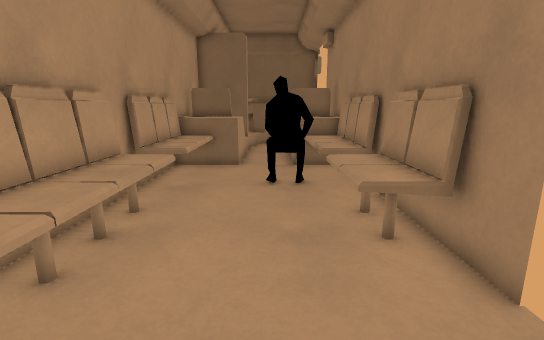
view 1 (above)

12 first-person views from a walk through a 3-D level made in the Godot game engine. The camera is 1.4 m above the floor, tilts 12° down and sees 85° across. The floor is counted in squares, 0.5 m on a side. Each view is taken from the middle of a square. On the plan, view 1 faces up. The plan holds only what a view shows up to about 20 squares ahead; the rest is blank. The place goes on beyond the plan.

view 2
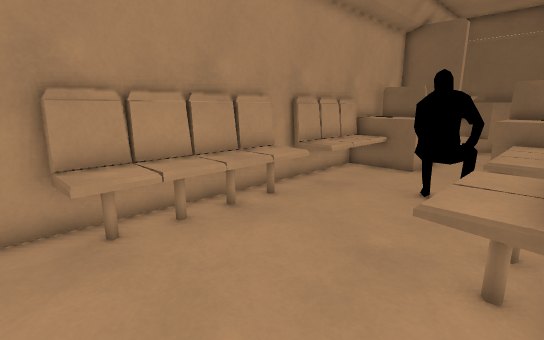

view 3
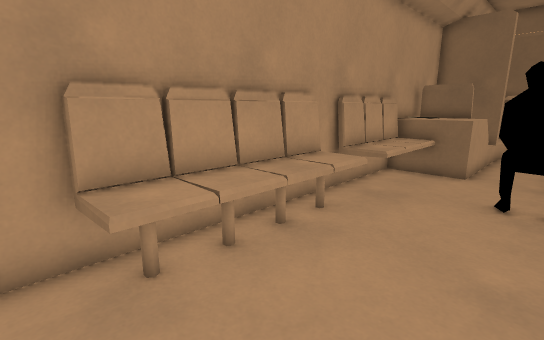

view 4
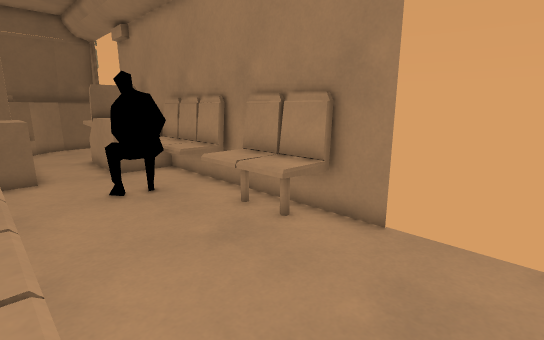

view 5
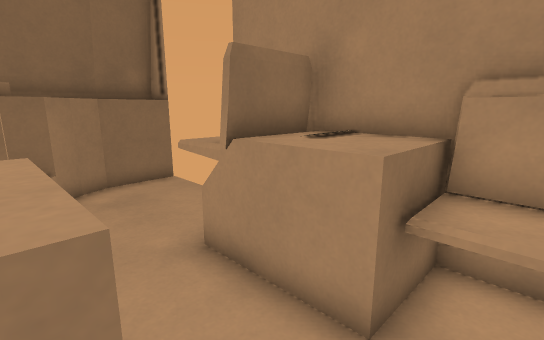

view 6
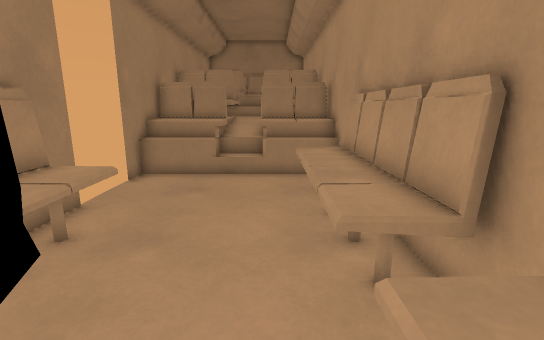

view 7
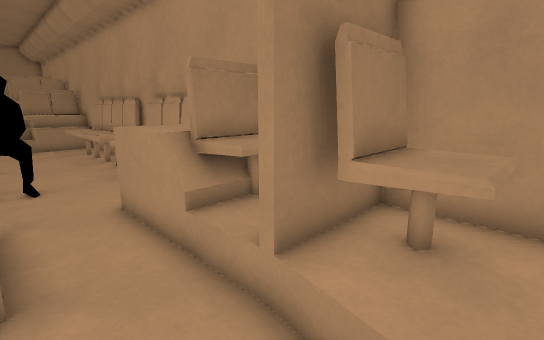

view 8
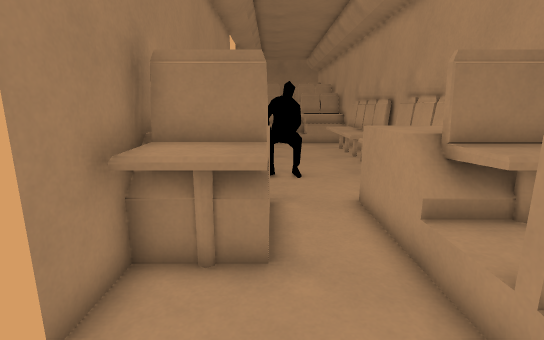

view 9
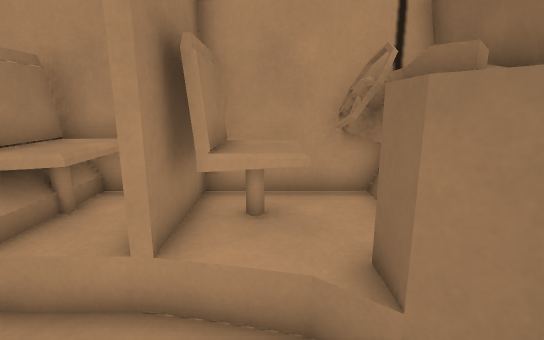

view 10
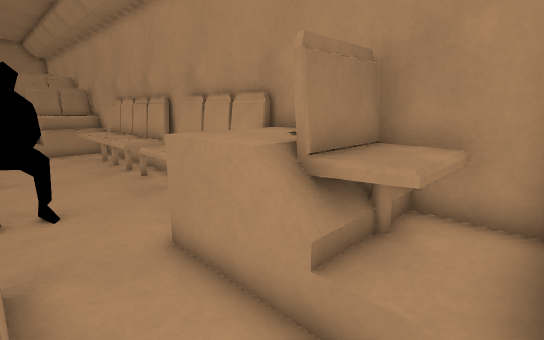

view 11
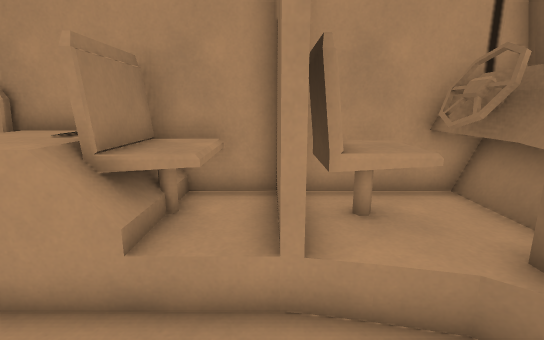

view 12
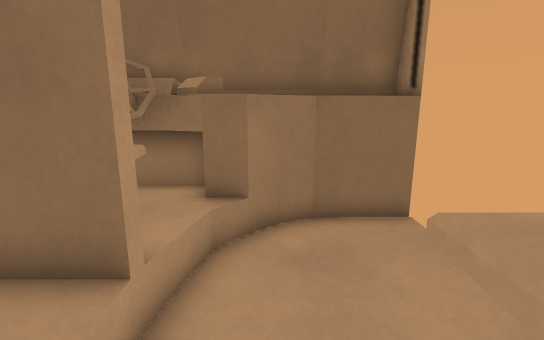

### Floor plan
Key: @ floor where view 1 was taken; # wall or solid block; x gap in a wall; . main floor; : floor 0.25 m higher than the main floor; + floor 0.75 m higher than the main floor; * floor 1 m higher than the main floor; % floor 1.25 m higher than the main floor; = window, fence, low wall or low ledge; ^ raised ledge; O other object.
Columns run from 5 left of view 1 to 4 right of it. Each row starts with its distance up from view 1.
 26 ######
 25 #^^^ ##
 24 ###^^#####
 23 ####^#...
 22 #^^O.....
 21 ####.....
 20 ####.... #
 19 #===...^^#
 18 #**x..^^^#
 17 ####..^###
 16 ###O..^^##
 15 #OOO..^^^#
 14 ###=...^^#
 13 ##=....^^#
 12  #=....^^#
 11 ##=..OO^^#
 10 ##=..OO^##
  9 #..... =.#
  8 #^^... ^^#
  7 #^^....^^#
  6 #^^....^^#
  5 #^^....^##
  4 #^^..... #
  3 #^^......
  2 #^^......
  1 #........x
  0 #=.=.@..=#
 -1 #++x::+++#
 -2 #%%%++%%%#

Where each view was taken, in squares from view 1:
view 1: 0 up, 0 right, facing up
view 2: 1 up, 3 right, facing up-left
view 3: 1 up, 1 right, facing up-left
view 4: 1 up, 3 left, facing up-right
view 5: 13 up, 2 left, facing up-right
view 6: 12 up, 2 left, facing down
view 7: 23 up, 1 right, facing down-left
view 8: 23 up, 1 right, facing down
view 9: 22 up, 2 right, facing left
view 10: 20 up, 1 right, facing down-left
view 11: 20 up, 2 right, facing left
view 12: 17 up, 0 right, facing up
